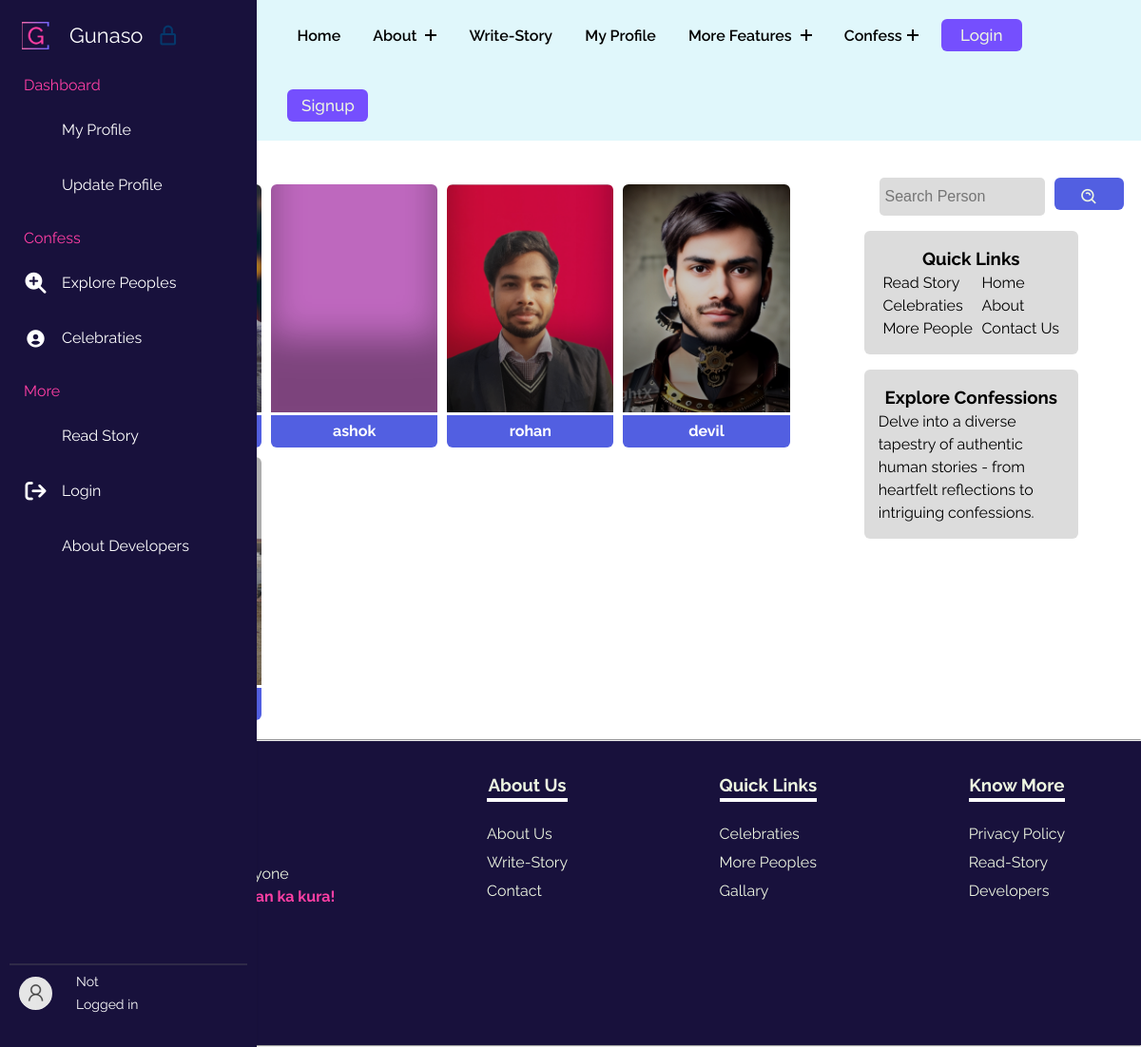
The app's page /persons/ with its own data.
### gunasoApp/models.py (models this page shows, shortened)
class Profile(models.Model):
    user = models.OneToOneField(User, on_delete=models.CASCADE, related_name="Profile")
    image = models.ImageField(upload_to="gunasoApp/images/loggeduserImages", blank=True, default="upload-image")

### gunasoApp/views.py (the view, shortened to what this page needs)
# urls.py: path('persons/',views.persons, name='person'),
def persons(request):
    if request.user.is_anonymous:
        all_users = Profile.objects.all()
        uppercontext = {
            "all_users": all_users,
        }
        return render(request, 'persons.html', uppercontext)

### templates/persons.html (shortened to what this page needs)
{% extends 'base.html' %}
{% load static %}
        {% block base_style%}
        {{ block.super }}
        <link rel="stylesheet" href="{% static 'styles/persons.css' %}">
        {% endblock base_style%}
        {% block content %}
        <div class="famoustopicsmain">
            <div class="containflex">
                <div class="leftside">
                    <h2>Connect <span class="blue">with:</span></h2>
                    <div class="gridcontain">
                        {% for profile in all_users %}
                        <div data-aos="fade-up">
                            <div class="card" style="background-image: url(../media/{{profile.image}});">
                            </div>
                            <div class="linksbtns">
                                <a class="usernameanchor" href="../user/{{ profile.user }}">{{ profile.user }}</a>
                            </div>
                        </div>
                        {% endfor %}
                    </div>
                </div>
                <div class="rightside">
                    <div class="searchdiv" data-aos="fade-down">
                        <form method="get" action="{% url 'searchperson' %}">
                            <input class="searchinp" type="search" placeholder="Search Person" aria-label="Search"
                                name="query" id="query">
                            <button class="copybtn" type="submit" style="margin: 0;">
                                <i class='bx bx-search-alt'></i>
                            </button>
                        </form>
                    </div>
                    <div class="catandside">
                        <div class="categoriesdiv" data-aos="fade-down">
                            <h3>Quick Links</h3>
                            <div class="uls">
                                <ul class="lineone">
                                    <li><a href="/read-story">Read Story</a></li>
                                    <li><a href="/topics">Celebraties</a></li>
                                    <li><a href="#">More People</a></li>
                                </ul>
                                <ul class="lineone">
                                    <li><a href="/">Home</a></li>
                                    <li><a href="/about">About</a></li>
                                    <li><a href="/contact">Contact Us</a></li>
                                </ul>
                            </div>
                        </div>
                        <div class="categoriesdiv" data-aos="fade-up">
                            <h3>Explore Confessions</h3>
                            <p>Delve into a diverse tapestry of authentic human stories - from heartfelt reflections to
                                intriguing confessions.</p>
                        </div>
                    </div>
                </div>
            </div>
        </div>
        {% endblock %}

### static/styles/base.css (style rules this page uses)
:root { --dark: #754ffe; --darkgreen: #379683; --bcolor: #5CDB95; --cooltexr: #4a4b65; --backupgreen: #8EE4AF; --para: #EDF5E1; --mainheading: #FFF; --hotish: #FF3FA4; --skyblue: #525FE1; --footer: #18113c; }
body { line-height: 1.5; font-family: "Raleway", sans-serif; font-weight: 400; }
* { margin: 0; padding: 0; box-sizing: border-box; }
ul { z-index: 11; list-style: none; margin: 0; padding: 0; }
a { text-decoration: none; }
input, textarea, button, select, a, i { -webkit-tap-highlight-color: transparent; }
button { cursor: pointer; background-color: #754ffe; font-family: inherit; display: inline-block; width: 5em; height: 2em; line-height: 1.9em; margin: 20px; position: relative; overflow: hidden; border: 2px solid var(--color); transition: color .5s; font-size: 17px; border-radius: 6px; font-weight: 500; color: var(--para); }
button:before { content: ""; position: absolute; z-index: -1; background: var(--skyblue); height: 150px; width: 200px; border-radius: 50%; }
button:before { top: 100%; left: 100%; transition: all .7s; }

### static/styles/persons.css (style rules this page uses)
* { margin: 0; padding: 0; box-sizing: border-box; }
:root { --dark: #05386B; --darkgreen: #379683; --bcolor: #5CDB95; --backupgreen: #8EE4AF; --para: #EDF5E1; --mainheading: #FFF; --hotish: #FF3FA4; --skyblue: #525FE1; --deepdark: #1010; }
.blue { color: var(--skyblue); }
.copybtn { cursor: pointer; background-color: var(--skyblue); font-family: inherit; display: inline-block; width: 5em; height: 2em; line-height: 1.9em; margin: 10px 0; position: relative; overflow: hidden; border: 2px solid var(--color); transition: color .5s; z-index: 1; font-size: 17px; border-radius: 6px; font-weight: 500; color: var(--para); }
.copybtn:before { content: ""; position: absolute; z-index: -1; background: var(--skyblue); height: 150px; width: 200px; border-radius: 50%; }
.copybtn:before { top: 100%; left: 100%; transition: all .7s; }
.famoustopicsmain { margin: 0 .5rem 0 5rem; }
.containflex { padding: 10px; display: flex; gap: 20px; }
.gridcontain { display: grid; gap: 10px; grid-template-columns: repeat(4, 1fr) }
.card { padding: 6px; height: 30vh; border-top-left-radius: 6px; border-top-right-radius: 6px; box-shadow: rgba(0, 0, 0, 0.35) 0px -80px 36px -1px inset; background-color: violet; background-size: cover; background-position: center; background-repeat: no-repeat; filter: brightness(80%); }
a { text-decoration: none; }
.usernameanchor { display: flex; justify-content: center; font-weight: bold; margin-top: 3px; font-size: 16px; background-color: var(--skyblue); padding: 5px 10px; border-bottom-left-radius: 6px; border-bottom-right-radius: 6px; width: inherit; color: #ffffff; }
.linksbtns { display: flex; flex-direction: column; gap: 5px; }
.leftside { padding: 0 10px 10px 10px; flex-basis: 70%; }
.rightside { padding-top: 13px; flex-basis: 30%; border-radius: 6px; }
.searchdiv { margin-top: 1rem; display: flex; align-items: center; margin-left: 4rem; }
.searchdiv form { display: flex; gap: 10px; }
.searchdiv i { line-height: 5vh; font-size: 20px; }
.searchinp { padding: 6px; width: 78%; background-color: gainsboro; height: 5vh; }
.searchinp { border: none; font-size: 16px; border-radius: 5px; }
.catandside { display: flex; flex-direction: column; align-items: center; }
.categoriesdiv { margin-top: 1rem; border-radius: 6px; padding: 15px; background-color: gainsboro; text-align: center; width: 70%; }
.categoriesdiv p { text-align: left; }
.uls { display: flex; justify-content: space-around; }
.uls ul { text-align: left; }
.uls ul li a { text-decoration: none; color: #000; cursor: pointer; }

### records on screen
Profile: user "ashok"
Profile: image (picture), user "rohan"
Profile: image (picture), user "devil"
